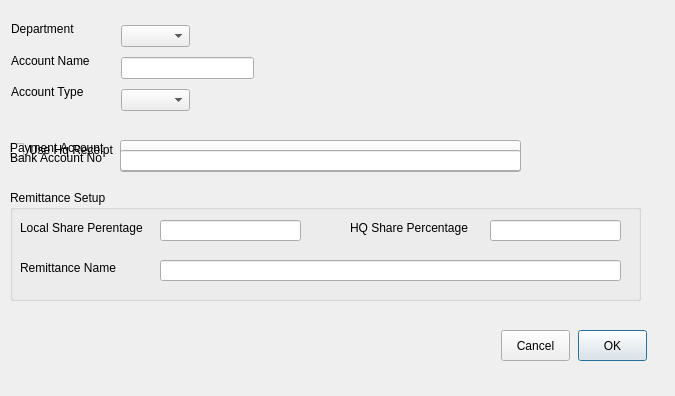
<?xml version="1.0" encoding="UTF-8"?>
<ui version="4.0">
 <class>CnewAccountDlg</class>
 <widget class="QDialog" name="CnewAccountDlg">
  <property name="geometry">
   <rect>
    <x>0</x>
    <y>0</y>
    <width>675</width>
    <height>396</height>
   </rect>
  </property>
  <property name="windowTitle">
   <string>Dialog</string>
  </property>
  <widget class="QGroupBox" name="m_remitBox">
   <property name="geometry">
    <rect>
     <x>10</x>
     <y>190</y>
     <width>631</width>
     <height>111</height>
    </rect>
   </property>
   <property name="title">
    <string>Remittance Setup</string>
   </property>
   <widget class="QLabel" name="m_localShareLbl">
    <property name="geometry">
     <rect>
      <x>10</x>
      <y>30</y>
      <width>151</width>
      <height>16</height>
     </rect>
    </property>
    <property name="text">
     <string>Local Share Perentage</string>
    </property>
   </widget>
   <widget class="QLabel" name="m_hqShareLbl">
    <property name="geometry">
     <rect>
      <x>340</x>
      <y>30</y>
      <width>141</width>
      <height>16</height>
     </rect>
    </property>
    <property name="text">
     <string>HQ Share Percentage</string>
    </property>
   </widget>
   <widget class="QLineEdit" name="m_localShare">
    <property name="geometry">
     <rect>
      <x>150</x>
      <y>30</y>
      <width>141</width>
      <height>21</height>
     </rect>
    </property>
   </widget>
   <widget class="QLineEdit" name="m_hqShare">
    <property name="geometry">
     <rect>
      <x>480</x>
      <y>30</y>
      <width>131</width>
      <height>21</height>
     </rect>
    </property>
   </widget>
   <widget class="QLineEdit" name="m_remittanceName">
    <property name="geometry">
     <rect>
      <x>150</x>
      <y>70</y>
      <width>461</width>
      <height>21</height>
     </rect>
    </property>
   </widget>
   <widget class="QLabel" name="m_remitNmeLbl">
    <property name="geometry">
     <rect>
      <x>10</x>
      <y>70</y>
      <width>111</width>
      <height>16</height>
     </rect>
    </property>
    <property name="text">
     <string>Remittance Name</string>
    </property>
   </widget>
  </widget>
  <widget class="QCheckBox" name="m_useHqReceipt">
   <property name="geometry">
    <rect>
     <x>10</x>
     <y>140</y>
     <width>118</width>
     <height>20</height>
    </rect>
   </property>
   <property name="text">
    <string>Use Hq Receipt</string>
   </property>
  </widget>
  <widget class="QLabel" name="m_paymentAccuntLbl">
   <property name="geometry">
    <rect>
     <x>10</x>
     <y>140</y>
     <width>105</width>
     <height>16</height>
    </rect>
   </property>
   <property name="text">
    <string>Payment Account</string>
   </property>
  </widget>
  <widget class="QComboBox" name="m_paymentAccountCombo">
   <property name="geometry">
    <rect>
     <x>120</x>
     <y>140</y>
     <width>401</width>
     <height>32</height>
    </rect>
   </property>
  </widget>
  <widget class="QLabel" name="m_bankAccountNoLbl">
   <property name="geometry">
    <rect>
     <x>10</x>
     <y>150</y>
     <width>104</width>
     <height>16</height>
    </rect>
   </property>
   <property name="text">
    <string>Bank Account No</string>
   </property>
  </widget>
  <widget class="QLineEdit" name="m_bankAccountNo">
   <property name="geometry">
    <rect>
     <x>120</x>
     <y>150</y>
     <width>401</width>
     <height>21</height>
    </rect>
   </property>
  </widget>
  <widget class="QPushButton" name="m_okButton">
   <property name="geometry">
    <rect>
     <x>578</x>
     <y>330</y>
     <width>69</width>
     <height>31</height>
    </rect>
   </property>
   <property name="autoFillBackground">
    <bool>false</bool>
   </property>
   <property name="text">
    <string>OK</string>
   </property>
   <property name="default">
    <bool>true</bool>
   </property>
  </widget>
  <widget class="QPushButton" name="m_cancelButton">
   <property name="geometry">
    <rect>
     <x>501</x>
     <y>330</y>
     <width>69</width>
     <height>31</height>
    </rect>
   </property>
   <property name="text">
    <string>Cancel</string>
   </property>
  </widget>
  <widget class="QLabel" name="m_accountType">
   <property name="geometry">
    <rect>
     <x>11</x>
     <y>84</y>
     <width>72</width>
     <height>16</height>
    </rect>
   </property>
   <property name="text">
    <string>Account Type</string>
   </property>
  </widget>
  <widget class="QLabel" name="m_accountNameLbl">
   <property name="geometry">
    <rect>
     <x>11</x>
     <y>53</y>
     <width>80</width>
     <height>16</height>
    </rect>
   </property>
   <property name="text">
    <string>Account Name</string>
   </property>
  </widget>
  <widget class="QLabel" name="m_deptLbl">
   <property name="geometry">
    <rect>
     <x>11</x>
     <y>21</y>
     <width>63</width>
     <height>16</height>
    </rect>
   </property>
   <property name="text">
    <string>Department</string>
   </property>
  </widget>
  <widget class="QComboBox" name="m_deptCombo">
   <property name="geometry">
    <rect>
     <x>121</x>
     <y>25</y>
     <width>69</width>
     <height>22</height>
    </rect>
   </property>
  </widget>
  <widget class="QLineEdit" name="m_accountName">
   <property name="geometry">
    <rect>
     <x>121</x>
     <y>57</y>
     <width>133</width>
     <height>22</height>
    </rect>
   </property>
  </widget>
  <widget class="QComboBox" name="m_accountTypeCombo">
   <property name="geometry">
    <rect>
     <x>121</x>
     <y>89</y>
     <width>69</width>
     <height>22</height>
    </rect>
   </property>
  </widget>
 </widget>
 <tabstops>
  <tabstop>m_deptCombo</tabstop>
  <tabstop>m_accountName</tabstop>
  <tabstop>m_accountTypeCombo</tabstop>
  <tabstop>m_useHqReceipt</tabstop>
  <tabstop>m_paymentAccountCombo</tabstop>
  <tabstop>m_bankAccountNo</tabstop>
  <tabstop>m_cancelButton</tabstop>
  <tabstop>m_okButton</tabstop>
 </tabstops>
 <resources/>
 <connections/>
</ui>
